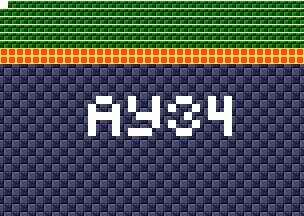

This is a level from a 2D game, rendered from its Tiled map with the project's own tilesets. A one-line summary and the map file follow, with tile-layer data summarised:
An orthogonal 38x27 tile map with 8x8 px tiles, 4 tile layers (background, foreground, room numbers, Objects), 15 tilesets.

<map version="1.5" tiledversion="1.7.1" orientation="orthogonal" renderorder="right-down" width="38" height="27" tilewidth="8" tileheight="8" infinite="0" nextlayerid="11" nextobjectid="1">
 <tileset firstgid="1" source="tilesheets/tsKarniMata.tsx" />
 <tileset firstgid="1025" source="tilesheets/tsVoodooWasp.tsx" />
 <tileset firstgid="2049" source="tilesheets/tsBurial.tsx" />
 <tileset firstgid="3073" source="tilesheets/tsBlueTemple.tsx" />
 <tileset firstgid="4097" source="tilesheets/tsGoddess.tsx" />
 <tileset firstgid="5121" source="tilesheets/tsKonark.tsx" />
 <tileset firstgid="6145" name="sEnemies" tilewidth="8" tileheight="8" tilecount="1024" columns="32">
  <image source="../grapx/tilesheets/sObjects.bmp" trans="ff94ff" width="256" height="256" />
 </tileset>
 <tileset firstgid="7169" source="tilesheets/tsIceTemple.tsx" />
 <tileset firstgid="8193" source="tilesheets/tsLavaArea.tsx" />
 <tileset firstgid="9217" source="tilesheets/tsBossArea.tsx" />
 <tileset firstgid="10241" source="tilesheets/tsPegu.tsx" />
 <tileset firstgid="11265" source="tilesheets/sTiwanakuTemple.tsx" />
 <tileset firstgid="12289" source="tilesheets/sIndraTemple.tsx" />
 <tileset firstgid="13313" source="tilesheets/sTeleport.tsx" />
 <tileset firstgid="14337" source="tilesheets/sObjects.tsx" />
 <layer id="2" name="background" width="38" height="27">
  <data>[1026 cells, 1026 non-empty, 2 distinct tile ids]</data>
 </layer>
 <layer id="1" name="foreground" width="38" height="27">
  <data>[1026 cells, 304 non-empty, 2 distinct tile ids]</data>
 </layer>
 <layer id="7" name="room numbers" width="38" height="27">
  <data>[1026 cells, 42 non-empty, 1 distinct tile ids]</data>
 </layer>
 <layer id="10" name="Objects" width="38" height="27">
  <data>[1026 cells, 0 non-empty, 0 distinct tile ids]</data>
 </layer>
</map>
